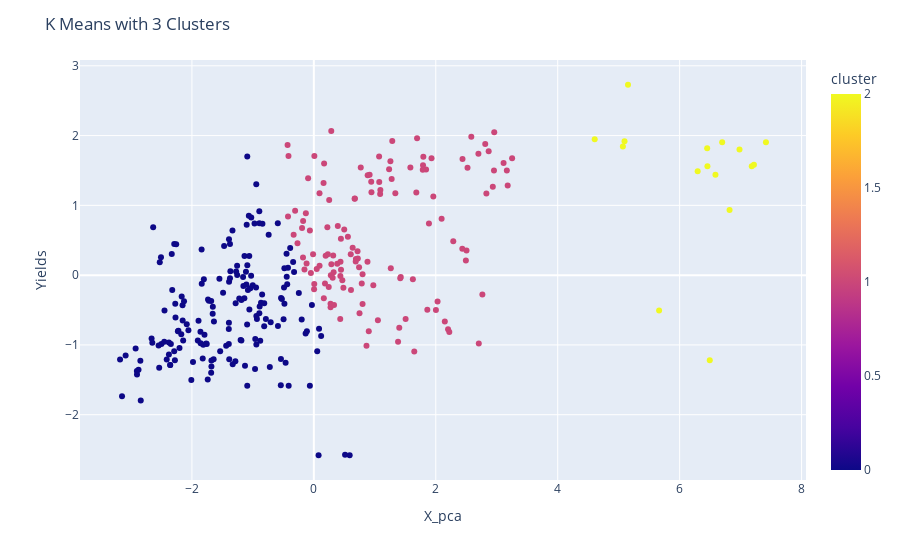

Notebook source saved alongside this figure:
### Code cell
kmeans = KMeans(n_clusters = 3)
clusters_fit = kmeans.fit_predict(X_pca_df.values)

clusters = 3
    
X_pca_df['cluster'] = clusters_fit
X_pca_df['geo'] = df_hot_geo
    
#fig = px.scatter(X_pca_df, x='x', y='y', color='cluster', title= f'K Means with {clusters} Clusters')
fig = px.scatter(X_pca_df, x = 'X_pca', y = 'Yields', color = 'cluster')
    
    
fig.update_layout(title = f'K Means with {clusters} Clusters', xaxis_title = 'X_pca', yaxis_title = 'Yields')

fig.show()

### Figure 1 — Plotly figure (JSON) as saved in the notebook; plotly's stock layout.template omitted (floating-point values rounded to 4 significant figures; data arrays with more than 128 entries replaced by an {"elided": "..."} marker saying what was removed)
{"data": [{"hovertemplate": "X_pca=%{x}<br>Yields=%{y}<br>cluster=%{marker.color}<extra></extra>", "legendgroup": "", "marker": {"color": {"elided": "312 int values"}, "coloraxis": "coloraxis", "symbol": "circle"}, "mode": "markers", "name": "", "orientation": "v", "showlegend": false, "type": "scatter", "x": {"elided": "312 float values"}, "xaxis": "x", "y": {"elided": "312 float values"}, "yaxis": "y"}], "layout": {"coloraxis": {"colorbar": {"title": {"text": "cluster"}}, "colorscale": [[0, "#0d0887"], [0.1111, "#46039f"], [0.2222, "#7201a8"], [0.3333, "#9c179e"], [0.4444, "#bd3786"], [0.5556, "#d8576b"], [0.6667, "#ed7953"], [0.7778, "#fb9f3a"], [0.8889, "#fdca26"], [1, "#f0f921"]]}, "legend": {"tracegroupgap": 0}, "margin": {"t": 60}, "title": {"text": "K Means with 3 Clusters"}, "xaxis": {"anchor": "y", "domain": [0, 1], "title": {"text": "X_pca"}}, "yaxis": {"anchor": "x", "domain": [0, 1], "title": {"text": "Yields"}}}}
